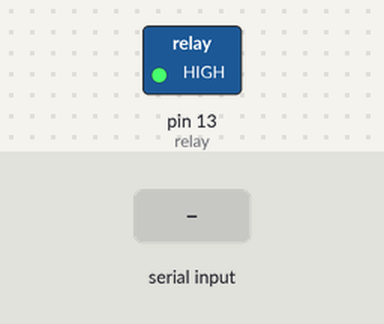
Bench run of a sketch on a simulated Arduino Uno, built with avr-gcc and run on an emulated ATmega328P. On the bench: switched loads named in the sketch (green lamp = pin HIGH). Inputs (shaded band) come from the test bench. What the sketch prints to the serial monitor is not drawn.

Above: at 1.2 s.
1.3 s: "2" received over Serial
At 2.5 s:
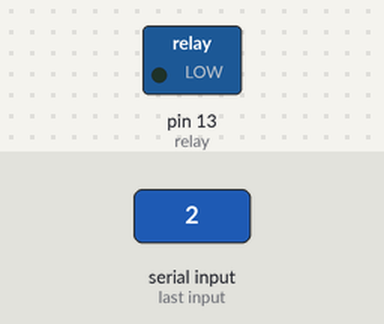
2.8 s: "1" received over Serial
At 3.7 s:
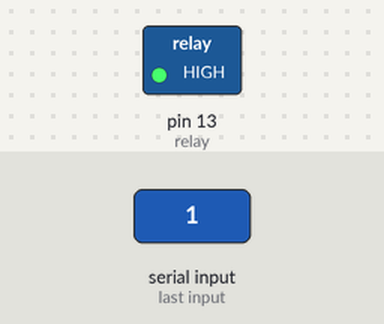
Timing chart, 0 to 5.8 s (numbered marks = the images above; inputs shaded):
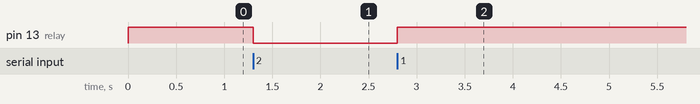

The sketch:

Relay_Challenge1.ino
```cpp
int relay=13;

void setup() {
  Serial.begin(9600);
  pinMode(relay, OUTPUT);

  digitalWrite(relay,HIGH);
  Serial.println("1을 입력하면 소리가 나고 2를 입력하면 소리가 꺼집니다.");
}

void loop() {
  if(Serial.available()){
    switch(Serial.read()){
      case '1':
      digitalWrite(relay,HIGH);
      Serial.println("Buzzer on");

      delay(1000);
      break;
      case '2':
      digitalWrite(relay,LOW);
      Serial.println("Buzzer off");

      delay(1000);
      break;
    }
  }
}
```

Measured:
- after the input at 1.3 s, pin 13 (relay): HIGH → LOW at once
- after the input at 2.8 s, pin 13 (relay): LOW → HIGH at once
